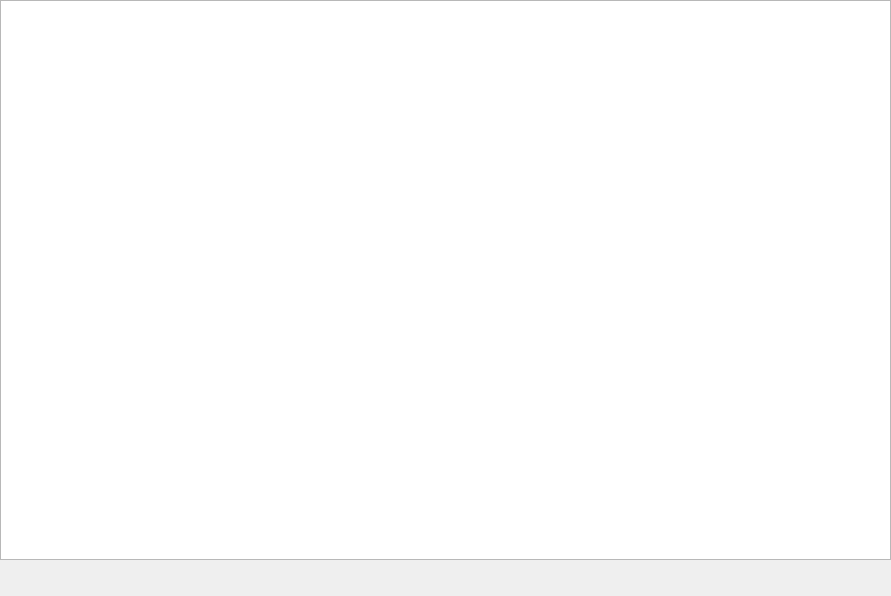
<?xml version="1.0" encoding="UTF-8"?>
<ui version="4.0">
 <class>Edit_page</class>
 <widget class="QWidget" name="Edit_page">
  <property name="geometry">
   <rect>
    <x>0</x>
    <y>0</y>
    <width>891</width>
    <height>596</height>
   </rect>
  </property>
  <property name="minimumSize">
   <size>
    <width>300</width>
    <height>280</height>
   </size>
  </property>
  <property name="maximumSize">
   <size>
    <width>3000</width>
    <height>2800</height>
   </size>
  </property>
  <property name="windowTitle">
   <string>Form</string>
  </property>
  <layout class="QVBoxLayout" name="verticalLayout_2">
   <property name="spacing">
    <number>0</number>
   </property>
   <property name="leftMargin">
    <number>0</number>
   </property>
   <property name="topMargin">
    <number>0</number>
   </property>
   <property name="rightMargin">
    <number>0</number>
   </property>
   <property name="bottomMargin">
    <number>0</number>
   </property>
   <item>
    <layout class="QVBoxLayout" name="verticalLayout_3">
     <property name="spacing">
      <number>0</number>
     </property>
    </layout>
   </item>
   <item>
    <layout class="QVBoxLayout" name="verticalLayout">
     <property name="spacing">
      <number>0</number>
     </property>
     <property name="leftMargin">
      <number>0</number>
     </property>
     <property name="rightMargin">
      <number>0</number>
     </property>
     <property name="bottomMargin">
      <number>0</number>
     </property>
     <item>
      <widget class="QTextEdit" name="textEdit">
       <property name="maximumSize">
        <size>
         <width>16777215</width>
         <height>16777215</height>
        </size>
       </property>
       <property name="font">
        <font>
         <pointsize>14</pointsize>
        </font>
       </property>
      </widget>
     </item>
    </layout>
   </item>
   <item>
    <layout class="QVBoxLayout" name="verticalLayout_7">
     <property name="spacing">
      <number>0</number>
     </property>
     <property name="leftMargin">
      <number>8</number>
     </property>
     <property name="topMargin">
      <number>8</number>
     </property>
     <property name="rightMargin">
      <number>8</number>
     </property>
     <property name="bottomMargin">
      <number>8</number>
     </property>
     <item>
      <widget class="QWidget" name="FontWidget" native="true">
       <layout class="QHBoxLayout" name="horizontalLayout_2">
        <property name="leftMargin">
         <number>0</number>
        </property>
        <property name="topMargin">
         <number>0</number>
        </property>
        <property name="rightMargin">
         <number>0</number>
        </property>
        <property name="bottomMargin">
         <number>0</number>
        </property>
        <item>
         <layout class="QHBoxLayout" name="horizontalLayout">
          <property name="spacing">
           <number>0</number>
          </property>
          <item>
           <widget class="FontPropertyWidget" name="fontPropertyWidget" native="true"/>
          </item>
          <item>
           <spacer name="horizontalSpacer">
            <property name="orientation">
             <enum>Qt::Horizontal</enum>
            </property>
            <property name="sizeType">
             <enum>QSizePolicy::Expanding</enum>
            </property>
            <property name="sizeHint" stdset="0">
             <size>
              <width>40</width>
              <height>20</height>
             </size>
            </property>
           </spacer>
          </item>
          <item>
           <widget class="FontTwinButtonGroup" name="fontTwinButtonGroup">
            <property name="sizePolicy">
             <sizepolicy hsizetype="Preferred" vsizetype="Preferred">
              <horstretch>0</horstretch>
              <verstretch>0</verstretch>
             </sizepolicy>
            </property>
           </widget>
          </item>
         </layout>
        </item>
       </layout>
      </widget>
     </item>
    </layout>
   </item>
  </layout>
 </widget>
 <customwidgets>
  <customwidget>
   <class>FontTwinButtonGroup</class>
   <extends>QFrame</extends>
   <header location="global">font_twin_button_group.h</header>
   <container>1</container>
  </customwidget>
  <customwidget>
   <class>FontPropertyWidget</class>
   <extends>QWidget</extends>
   <header location="global">font_property_widget.h</header>
   <container>1</container>
  </customwidget>
 </customwidgets>
 <resources/>
 <connections/>
</ui>
